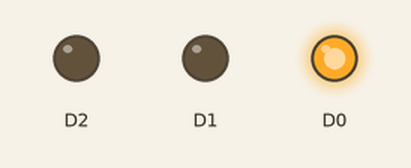
This sketch was run on a simulated ESP8266 (NodeMCU). On the bench: output pins drawn as LEDs (lit = HIGH).

Above: at 0.3 s.
At 1.05 s:
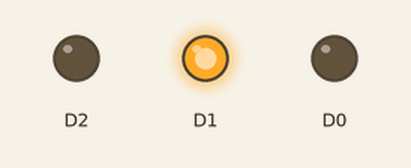
At 2.5 s:
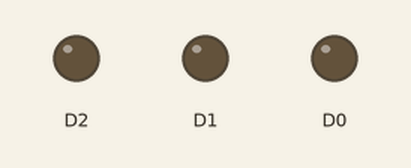
At 4.5 s:
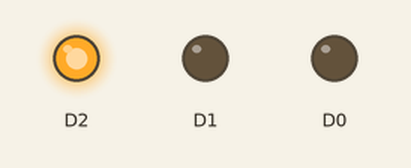
Timing chart, 0 to 6.0 s (numbered marks = the images above):
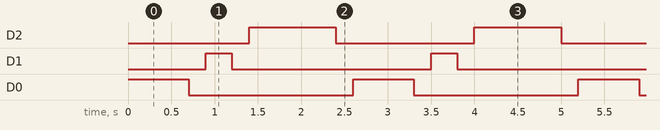

The sketch:

led.ino
```cpp
void setup() {
  // put your setup code here, to run once:
  pinMode(D0,OUTPUT);
  pinMode(D1,OUTPUT);
  pinMode(D2,OUTPUT);
}

void loop() {
  // put your main code here, to run repeatedly:
  digitalWrite(D0,HIGH);
  delay(700);
  digitalWrite(D0,LOW);
  delay(200);
  digitalWrite(D1,HIGH);
  delay(300);
  digitalWrite(D1,LOW);
  delay(200);
   digitalWrite(D2,HIGH);
  delay(1000);
  digitalWrite(D2,LOW);
  delay(200);

}
```

Measured:
- by itself, D2: alternates HIGH for 1.0 s and LOW for 1.6 s
- by itself, D1: alternates HIGH for 0.30 s and LOW for 2.3 s
- by itself, D0: alternates HIGH for 0.70 s and LOW for 1.9 s
